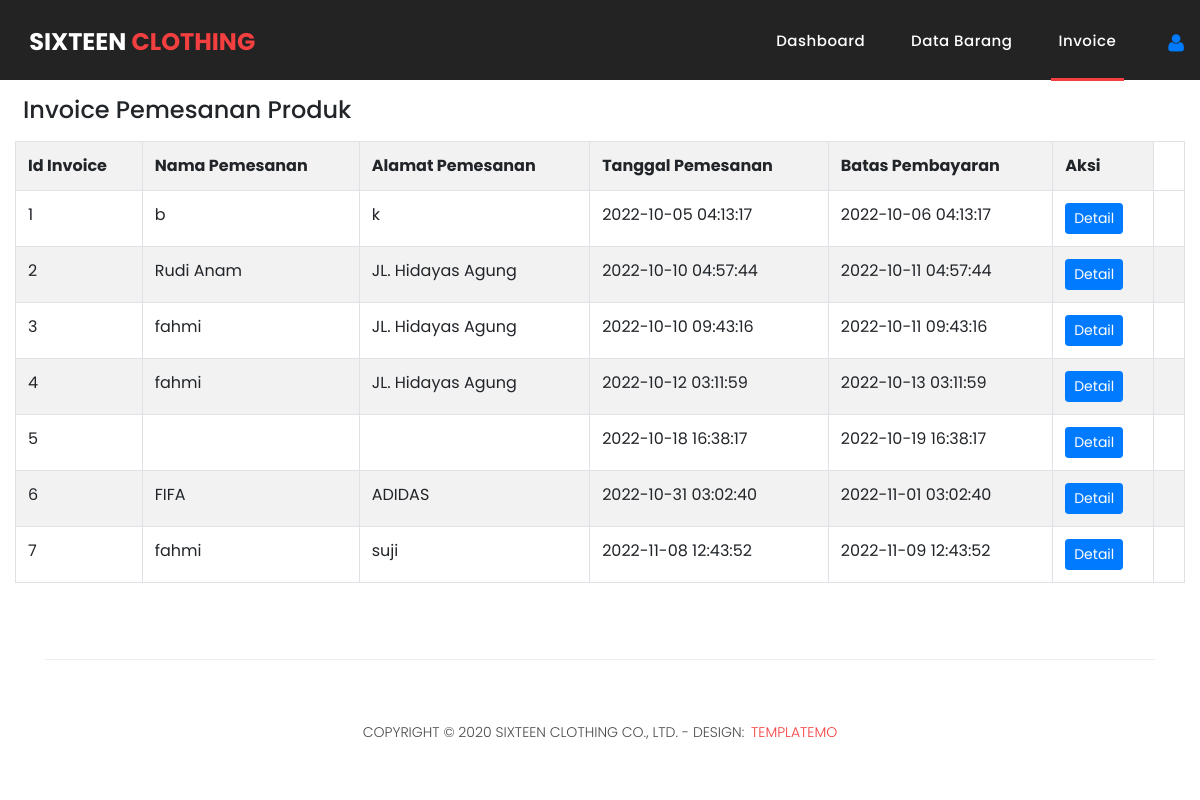
The page /index.php/admin/invoice on the database its author committed.
### tables this page shows
CREATE TABLE `tb_invoice` (
  `id` int(11) NOT NULL,
  `nama` varchar(100) NOT NULL,
  `alamat` varchar(255) NOT NULL,
  `tgl_pesan` datetime NOT NULL,
  `batas_bayar` datetime NOT NULL
);

### application/controllers/admin/Invoice.php (called while the page is built, shortened)
<?php
class Invoice extends CI_Controller{
    public function index()
    {
        $data['invoice'] = $this->model_invoice->tampil_data();
        $this->load->view('admin/templates/header', $data);
        $this->load->view('admin/invoice', $data);
        $this->load->view('admin/templates/footer');
    }
}

### index.php (called while the page is built, shortened)
<?php
require_once BASEPATH.'core/CodeIgniter.php';

### application/models/model_invoice.php (called while the page is built, shortened)
<?php
class Model_invoice extends CI_Model{
    public function tampil_data()
    {
        $result = $this->db->get('tb_invoice');
        if($result->num_rows() > 0){
            return $result->result();
        }else{
            return false;
        }
    }
}

### application/views/admin/invoice.php (the view, shortened to what this page needs)
        <header class="">
        <nav class="navbar navbar-expand-lg">
            <div class="container">
            <a class="navbar-brand" href="#"><h2>Sixteen <em>Clothing</em></h2></a>
            <div class="collapse navbar-collapse" id="navbarResponsive">
                <ul class="navbar-nav ml-auto">
                <li class="nav-item">
                    <a class="nav-link" href="<?= base_url(); ?>admin/dashboard">Dashboard</a>
                </li>
                <li class="nav-item">
                    <a class="nav-link" href="<?= base_url(); ?>admin/data_barang">Data Barang</a>
                </li>
                <li class="nav-item active">
                    <a class="nav-link" href="<?= base_url(); ?>admin/invoice">Invoice</a>
                </li>
                </ul>
            </div>
            </div>
            <a class="navbar-brand" href="<?= base_url(); ?>auth"><i class="fa fa-user float-right"></i></a>
        </nav>
        </header>
<div class="container-fluid">
<div class="row">
            <div class="col-md-12 mt-5">
    <h4 class="mt-5 mb-3 ml-2">Invoice Pemesanan Produk</h4>
    <table class="table table-bordered table-hover table-striped">
        <tr>
            <th>Id Invoice</th>
            <th>Nama Pemesanan</th>
            <th>Alamat Pemesanan</th>
            <th>Tanggal Pemesanan</th>
            <th>Batas Pembayaran</th>
            <th>Aksi</th>
        </tr>
        <?php foreach ($invoice as $inv): ?>
            <tr>
                <td><?php echo $inv->id ?></td>
                <td><?php echo $inv->nama ?></td>
                <td><?php echo $inv->alamat ?></td>
                <td><?php echo $inv->tgl_pesan ?></td>
                <td><?php echo $inv->batas_bayar ?></td>
                <td><?php echo anchor('admin/invoice/detail/'.$inv->id, '<div class="btn btn-sm btn-primary">Detail</div>') ?></td>
                <td></td>
            </tr>
        <?php endforeach; ?>
    </table>
    </div>
    </div>
</div>
        <footer>
        <div class="container">
            <div class="row">
            <div class="col-md-12">
                <div class="inner-content">
                <p>Copyright &copy; 2020 Sixteen Clothing Co., Ltd.
                - Design: <a rel="nofollow noopener" href="https://templatemo.com" target="_blank">TemplateMo</a></p>
                </div>
            </div>
            </div>
        </div>
        </footer>

### assets/img/css/templatemo-sixteen.css (style rules this page uses)
body { font-family: 'Poppins', sans-serif; overflow-x: hidden; text-rendering: optimizeLegibility; -webkit-font-smoothing: antialiased; -moz-osx-font-smoothing: grayscale; }
p { margin-bottom: 0px; font-size: 14px; font-weight: 300; color: #4a4a4a; line-height: 24px; }
a { text-decoration: none!important; }
ul { padding: 0; margin: 0; list-style: none; }
h1,h2,h3,h4,h5,h6 { margin: 0px; }
header { position: absolute; z-index: 99999; width: 100%; height: 80px; background-color: #232323; -webkit-transition: all 0.3s ease-in-out 0s; -moz-transition: all 0.3s ease-in-out 0s; -o-transition: all 0.3s ease-in-out 0s; transition: all 0.3s ease-in-out 0s; }
header .navbar { padding: 17px 0px; }
.navbar .navbar-brand { float: left; margin-top: -12px; outline: none; }
.navbar .navbar-brand h2 { color: #fff; text-transform: uppercase; font-size: 24px; font-weight: 700; -webkit-transition: all .3s ease 0s; -moz-transition: all .3s ease 0s; -o-transition: all .3s ease 0s; transition: all .3s ease 0s; }
.navbar .navbar-brand h2 em { font-style: normal; color: #f33f3f; }
#navbarResponsive { z-index: 999; }
.navbar-collapse { text-align: center; }
.navbar .navbar-nav .nav-item { margin: 0px 15px; }
.navbar .navbar-nav a.nav-link { text-transform: capitalize; font-size: 15px; font-weight: 500; letter-spacing: 0.5px; color: #fff; transition: all 0.5s; margin-top: 5px; }
.navbar .navbar-nav .nav-link:hover, .navbar .navbar-nav .active>.nav-link, .navbar .navbar-nav .nav-link.active, .navbar .navbar-nav .nav-link.show, .navbar .navbar-nav .show>.nav-link { color: #fff; padding-bottom: 25px; border-bottom: 3px solid #f33f3f; }
footer { text-align: center; }
footer .inner-content { border-top: 1px solid #eee; margin-top: 60px; padding: 60px 0px; }
footer .inner-content p { text-transform: uppercase; }
footer .inner-content p a { color: #f33f3f; margin-left: 3px; }

### rows shown on the page
tb_invoice: id "1", nama "b", alamat "k", tgl_pesan "2022-10-05 04:13:17", batas_bayar "2022-10-06 04:13:17", id "Detail"
tb_invoice: id "2", nama "Rudi Anam", alamat "JL. Hidayas Agung", tgl_pesan "2022-10-10 04:57:44", batas_bayar "2022-10-11 04:57:44", id "Detail"
tb_invoice: id "3", nama "fahmi", alamat "JL. Hidayas Agung", tgl_pesan "2022-10-10 09:43:16", batas_bayar "2022-10-11 09:43:16", id "Detail"
tb_invoice: id "4", nama "fahmi", alamat "JL. Hidayas Agung", tgl_pesan "2022-10-12 03:11:59", batas_bayar "2022-10-13 03:11:59", id "Detail"
tb_invoice: id "5", tgl_pesan "2022-10-18 16:38:17", batas_bayar "2022-10-19 16:38:17", id "Detail"
tb_invoice: id "6", nama "FIFA", alamat "ADIDAS", tgl_pesan "2022-10-31 03:02:40", batas_bayar "2022-11-01 03:02:40", id "Detail"
tb_invoice: id "7", nama "fahmi", alamat "suji", tgl_pesan "2022-11-08 12:43:52", batas_bayar "2022-11-09 12:43:52", id "Detail"
